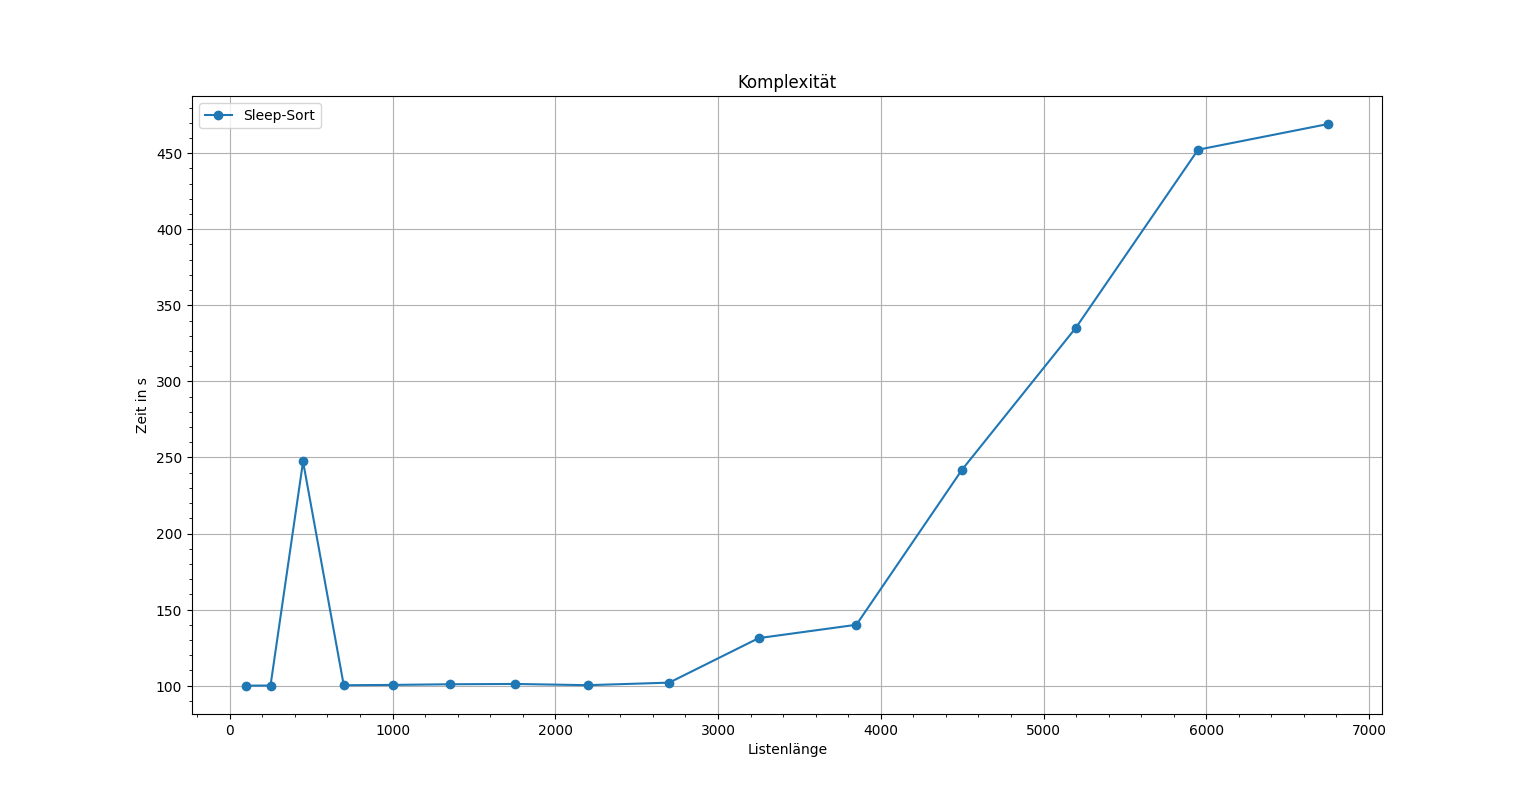

This chart was generated by the following Python code:
from random import randint
import threading
from time import sleep
from timeit import default_timer
import matplotlib.pyplot as plt

def sleep_and_print(element):
    sleep(element)
    print(element, end = '')
    
    
def sleep_sort(array):
    global time
    
    start = default_timer()
    
    threads = []
    for element in array:
        thread = threading.Thread(target=sleep_and_print, args=(element,))
        threads.append(thread)
        thread.start()
        
    for thread in threads:
        thread.join()
        
    end = default_timer()
    time = end - start
    

lst = []
zeiten = []
anzahl = []
x = 0
z = 10

while x < 15:
    for i in range(10*z):
        lst.append(randint(0,100))
    anzahl.append(len(lst))
    sleep_sort(lst)
    zeiten.append(time)
    x += 1
    z += 5

plt.plot(anzahl, zeiten, marker="o", label="Sleep-Sort")
plt.grid()
plt.title("Komplexität")
plt.xlabel("Listenlänge")
plt.ylabel("Zeit in s")
plt.legend(loc="upper left")
plt.minorticks_on()
plt.show()
